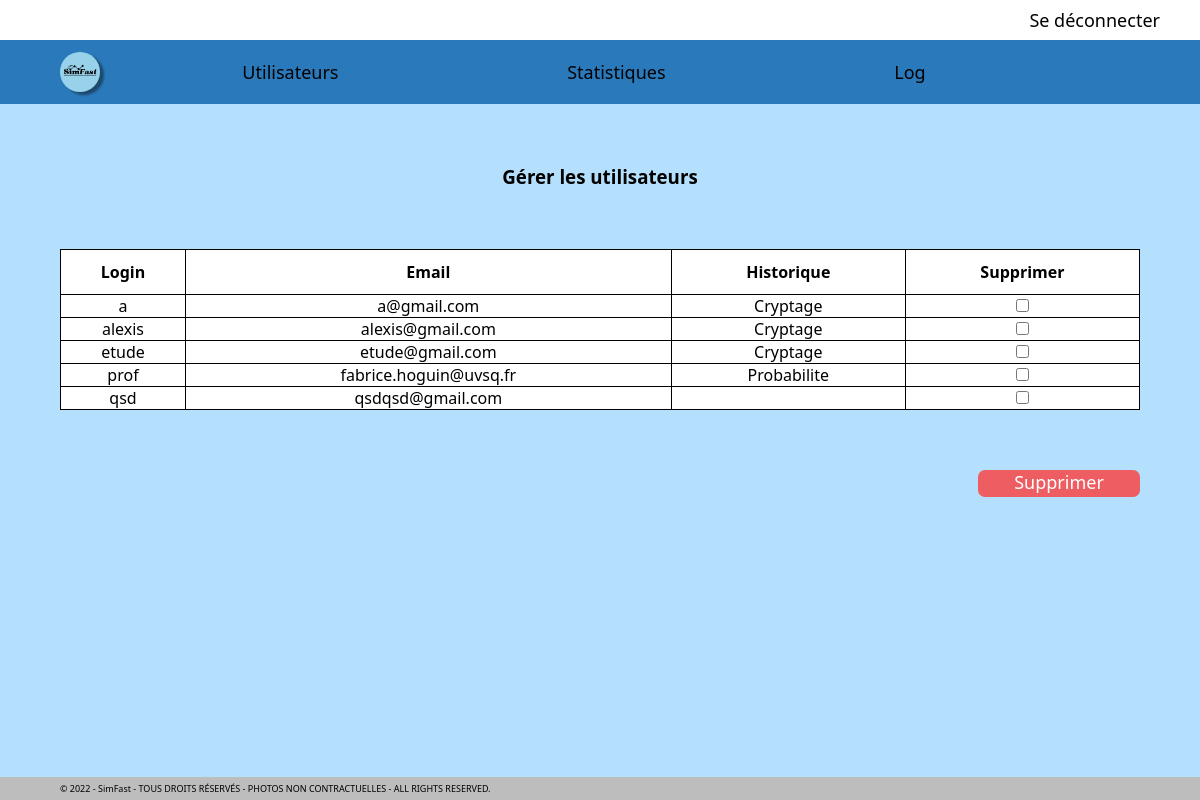
The app's page /Gestionnaire/SimFast-Gestion_utilisateurs.php (signed in) with its own data.
### tables this page shows
CREATE TABLE `utilisateur` (
  `login` varchar(30) NOT NULL,
  `email` varchar(60) NOT NULL,
  `mdp` varchar(255) NOT NULL,
  `dernier_module` varchar(255) DEFAULT NULL
);

### Gestionnaire/SimFast-Gestion_utilisateurs.php (the view, shortened to what this page needs)
<?php session_start();
global $db;
if(isset($_SESSION['login']) && $_SESSION['login'] == 'admin' ){
?>
<!Doctype html>
<html lang="fr">
<head>
    <link rel="stylesheet" href="../Css/style.css">
</head>
<body>
    <div class="contenu">
        <div class='navigation'>
            <nav>
                <ul>
                    <li><a href='../Serveur/deconnexion.php'>Se déconnecter</a></li>
                </ul>
            </nav>
        </div>
        <div class='modules_navigation'>
            <?php include 'serveur/menu-gestionnaire.php'; ?>
        </div>
        <div class="Titre_module">
            <h3>Gérer les utilisateurs</h3>
        </div>
        <form action="serveur/suppression.php" method="post">
            <div class="Table_gestion">
                <table>
                    <tr>
                        <th>Login</th>
                        <th>Email</th>
                        <th>Historique</th>
                        <th>Supprimer</th>
                    </tr>
                    <?php
                    $req=$db->prepare("SELECT * FROM utilisateur");
                    $req->execute();
                    while($resultat = $req->fetch(PDO::FETCH_ASSOC)):
                        if ($resultat['login'] != "admin"){?>
                            <tr>
                                <td><?= $resultat['login']?></td>
                                <td><?= $resultat['email']?></td>
                                <td><?= $resultat['dernier_module']?></td>
                                <td><input type="checkbox" name="uSuppression[]" value="<?= $resultat['login']?>"></td>
                            </tr>
                    <?php } endwhile ?>
                </table>
            </div>
            <div class="gestion_bouton_supprimer">
                <input class="Valide_suppression" type="submit" name="suppression" value="Supprimer">
            </div>
        </form>
    </div>
    <footer>
        <?php include '../Serveur/footer.php'; ?>
    </footer>
</body>
</html>
<?php }
else{
    header('Location: ../index.php');
}

### Css/style.css (style rules this page uses)
* { font-family: 'Segoe UI', Tahoma, Geneva, Verdana, sans-serif; margin: 0; padding: 0; }
body { background-color: rgb(181, 224, 253); height: 100vh; display: flex; flex-direction: column; }
.contenu { flex: 1; }
.navigation { text-align: right; background-color: white; }
nav>ul>li { display: inline-block; list-style: none; padding: 8px; padding-inline-end: 40px; font-size: large; }
li>a { color: black; text-decoration: none; }
.modules_navigation { text-align: center; background-color: rgb(42, 122, 187); padding-top: 1%; padding-bottom: 1%; padding-inline: 12%; margin-bottom: 2%; }
.Titre_module { text-align: center; margin-top: 5%; }
footer { padding-top: 5px; padding-bottom: 5px; padding-left: 5%; background-color: rgb(189, 189, 189); font-size: xx-small; }
.Table_gestion { margin: 5%; }
.Table_gestion table { width: 100%; border-collapse: collapse; }
.Table_gestion th { padding-top: 1%; padding-bottom: 1%; }
.Table_gestion>table, .Table_gestion th, .Table_gestion tr, .Table_gestion td { border: solid 1px black; background-color: white; text-align: center; }
.gestion_bouton_supprimer { margin-inline: 5%; text-align: right; }
.Valide_suppression { width: 15%; min-width: 100px; padding-bottom: 0.3%; text-align: center; font-size: large; border: none; border-radius: 7px; color: white; background-color: rgba(253, 60, 60, 0.8); }

### records on screen
utilisateur: login "a", email "a@gmail.com", dernier_module "Cryptage"
utilisateur: login "alexis", email "alexis@gmail.com", dernier_module "Cryptage"
utilisateur: login "etude", email "etude@gmail.com", dernier_module "Cryptage"
utilisateur: login "prof", email "fabrice.hoguin@uvsq.fr", dernier_module "Probabilite"
utilisateur: login "qsd", email "qsdqsd@gmail.com"
